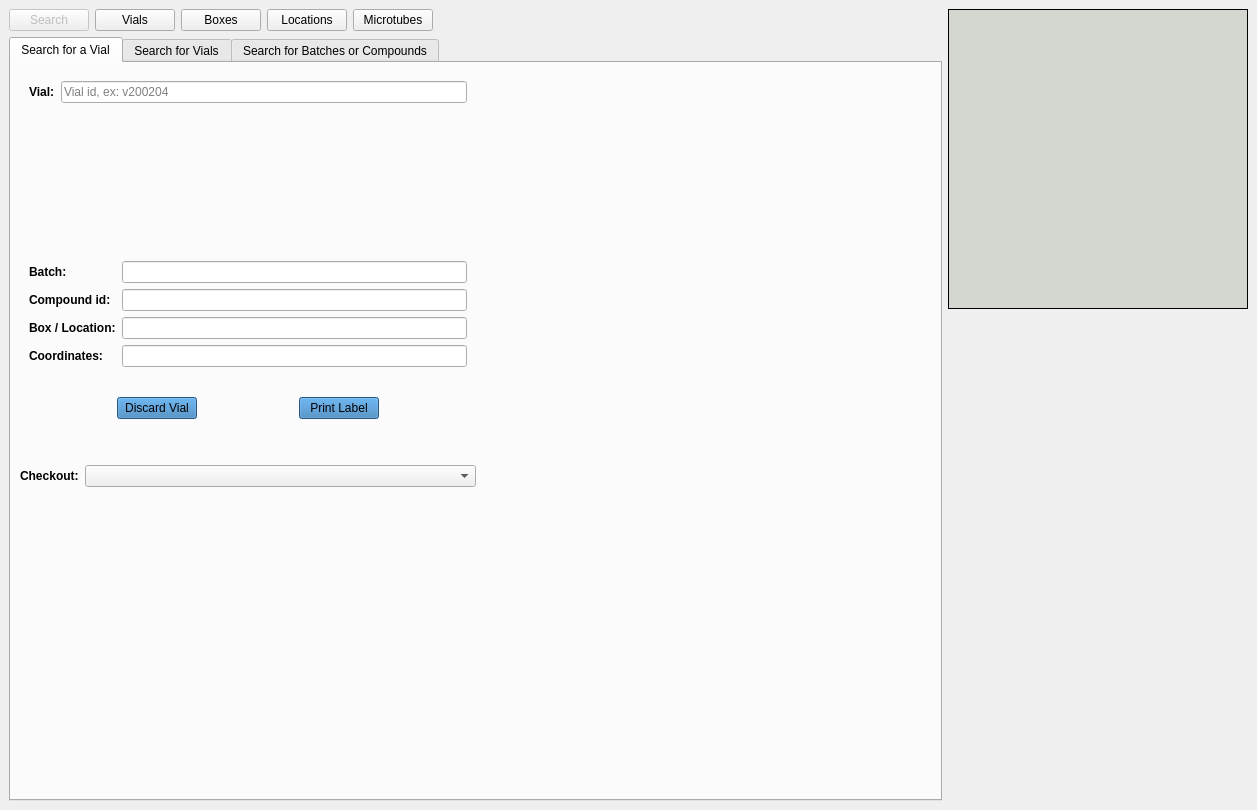
<?xml version="1.0" encoding="UTF-8"?>
<ui version="4.0">
 <class>MainWindow</class>
 <widget class="QMainWindow" name="MainWindow">
  <property name="geometry">
   <rect>
    <x>0</x>
    <y>0</y>
    <width>1257</width>
    <height>810</height>
   </rect>
  </property>
  <property name="windowTitle">
   <string>MainWindow</string>
  </property>
  <widget class="QWidget" name="centralwidget">
   <layout class="QGridLayout" name="gridLayout_7">
    <item row="0" column="0">
     <layout class="QGridLayout" name="gridLayout_6">
      <item row="0" column="0">
       <widget class="QPushButton" name="goto_search_btn">
        <property name="enabled">
         <bool>false</bool>
        </property>
        <property name="text">
         <string>Search</string>
        </property>
       </widget>
      </item>
      <item row="0" column="1">
       <widget class="QPushButton" name="goto_vials_btn">
        <property name="text">
         <string>Vials</string>
        </property>
       </widget>
      </item>
      <item row="0" column="2">
       <widget class="QPushButton" name="goto_boxes_btn">
        <property name="text">
         <string>Boxes</string>
        </property>
       </widget>
      </item>
      <item row="0" column="3">
       <widget class="QPushButton" name="goto_locations_btn">
        <property name="text">
         <string>Locations</string>
        </property>
       </widget>
      </item>
      <item row="0" column="4">
       <widget class="QPushButton" name="goto_microtubes_btn">
        <property name="text">
         <string>Microtubes</string>
        </property>
       </widget>
      </item>
      <item row="0" column="5">
       <spacer name="horizontalSpacer_5">
        <property name="orientation">
         <enum>Qt::Horizontal</enum>
        </property>
        <property name="sizeHint" stdset="0">
         <size>
          <width>438</width>
          <height>20</height>
         </size>
        </property>
       </spacer>
      </item>
      <item row="1" column="0" colspan="6">
       <widget class="QTabWidget" name="search_tab_wg">
        <property name="currentIndex">
         <number>0</number>
        </property>
        <widget class="QWidget" name="onevial_search_tab">
         <attribute name="title">
          <string>Search for a Vial</string>
         </attribute>
         <layout class="QGridLayout" name="gridLayout_3">
          <item row="0" column="0">
           <widget class="QWidget" name="widget" native="true">
            <layout class="QGridLayout" name="gridLayout_2">
             <item row="2" column="0">
              <layout class="QGridLayout" name="gridLayout">
               <item row="1" column="0">
                <widget class="QLabel" name="label_4">
                 <property name="font">
                  <font>
                   <weight>75</weight>
                   <bold>true</bold>
                  </font>
                 </property>
                 <property name="text">
                  <string>Compound id:</string>
                 </property>
                </widget>
               </item>
               <item row="3" column="0">
                <widget class="QLabel" name="label_6">
                 <property name="font">
                  <font>
                   <weight>75</weight>
                   <bold>true</bold>
                  </font>
                 </property>
                 <property name="text">
                  <string>Coordinates:</string>
                 </property>
                </widget>
               </item>
               <item row="2" column="1">
                <widget class="QLineEdit" name="onevial_box_loc_eb"/>
               </item>
               <item row="0" column="0">
                <widget class="QLabel" name="label_3">
                 <property name="font">
                  <font>
                   <weight>75</weight>
                   <bold>true</bold>
                  </font>
                 </property>
                 <property name="text">
                  <string>Batch:</string>
                 </property>
                </widget>
               </item>
               <item row="0" column="1">
                <widget class="QLineEdit" name="onevial_batch_eb"/>
               </item>
               <item row="2" column="0">
                <widget class="QLabel" name="label_5">
                 <property name="font">
                  <font>
                   <weight>75</weight>
                   <bold>true</bold>
                  </font>
                 </property>
                 <property name="text">
                  <string>Box / Location:</string>
                 </property>
                </widget>
               </item>
               <item row="1" column="1">
                <widget class="QLineEdit" name="onevial_compound_id_eb"/>
               </item>
               <item row="3" column="1">
                <widget class="QLineEdit" name="onevial_coords_eb"/>
               </item>
              </layout>
             </item>
             <item row="1" column="0">
              <spacer name="verticalSpacer_2">
               <property name="orientation">
                <enum>Qt::Vertical</enum>
               </property>
               <property name="sizeHint" stdset="0">
                <size>
                 <width>20</width>
                 <height>40</height>
                </size>
               </property>
              </spacer>
             </item>
             <item row="0" column="0">
              <layout class="QHBoxLayout" name="horizontalLayout">
               <item>
                <widget class="QLabel" name="label_2">
                 <property name="font">
                  <font>
                   <weight>75</weight>
                   <bold>true</bold>
                  </font>
                 </property>
                 <property name="text">
                  <string>Vial:</string>
                 </property>
                </widget>
               </item>
               <item>
                <widget class="QLineEdit" name="vial_search_eb">
                 <property name="toolTip">
                  <string>Enter a vial id to search for, ex: v200204</string>
                 </property>
                 <property name="placeholderText">
                  <string>Vial id, ex: v200204</string>
                 </property>
                </widget>
               </item>
              </layout>
             </item>
            </layout>
           </widget>
          </item>
          <item row="5" column="0">
           <layout class="QHBoxLayout" name="horizontalLayout_3">
            <item>
             <widget class="QLabel" name="label_7">
              <property name="sizePolicy">
               <sizepolicy hsizetype="Maximum" vsizetype="Preferred">
                <horstretch>0</horstretch>
                <verstretch>0</verstretch>
               </sizepolicy>
              </property>
              <property name="font">
               <font>
                <weight>75</weight>
                <bold>true</bold>
               </font>
              </property>
              <property name="text">
               <string>Checkout:</string>
              </property>
             </widget>
            </item>
            <item>
             <widget class="QComboBox" name="comboBox"/>
            </item>
           </layout>
          </item>
          <item row="4" column="0">
           <spacer name="verticalSpacer_3">
            <property name="orientation">
             <enum>Qt::Vertical</enum>
            </property>
            <property name="sizeType">
             <enum>QSizePolicy::Minimum</enum>
            </property>
            <property name="sizeHint" stdset="0">
             <size>
              <width>20</width>
              <height>40</height>
             </size>
            </property>
           </spacer>
          </item>
          <item row="3" column="0">
           <layout class="QHBoxLayout" name="horizontalLayout_2">
            <item>
             <spacer name="horizontalSpacer_2">
              <property name="orientation">
               <enum>Qt::Horizontal</enum>
              </property>
              <property name="sizeHint" stdset="0">
               <size>
                <width>40</width>
                <height>20</height>
               </size>
              </property>
             </spacer>
            </item>
            <item>
             <widget class="QPushButton" name="discard_vial_btn">
              <property name="styleSheet">
               <string notr="true">background-color: rgb(51, 122, 183)</string>
              </property>
              <property name="text">
               <string>Discard Vial</string>
              </property>
             </widget>
            </item>
            <item>
             <spacer name="horizontalSpacer">
              <property name="orientation">
               <enum>Qt::Horizontal</enum>
              </property>
              <property name="sizeHint" stdset="0">
               <size>
                <width>40</width>
                <height>20</height>
               </size>
              </property>
             </spacer>
            </item>
            <item>
             <widget class="QPushButton" name="print_label_btn">
              <property name="styleSheet">
               <string notr="true">background-color: rgb(51, 122, 183)</string>
              </property>
              <property name="text">
               <string>Print Label</string>
              </property>
             </widget>
            </item>
            <item>
             <spacer name="horizontalSpacer_3">
              <property name="orientation">
               <enum>Qt::Horizontal</enum>
              </property>
              <property name="sizeHint" stdset="0">
               <size>
                <width>40</width>
                <height>20</height>
               </size>
              </property>
             </spacer>
            </item>
           </layout>
          </item>
          <item row="1" column="0">
           <spacer name="verticalSpacer">
            <property name="orientation">
             <enum>Qt::Vertical</enum>
            </property>
            <property name="sizeType">
             <enum>QSizePolicy::Minimum</enum>
            </property>
            <property name="sizeHint" stdset="0">
             <size>
              <width>20</width>
              <height>15</height>
             </size>
            </property>
           </spacer>
          </item>
          <item row="6" column="0">
           <spacer name="verticalSpacer_4">
            <property name="orientation">
             <enum>Qt::Vertical</enum>
            </property>
            <property name="sizeType">
             <enum>QSizePolicy::MinimumExpanding</enum>
            </property>
            <property name="sizeHint" stdset="0">
             <size>
              <width>20</width>
              <height>40</height>
             </size>
            </property>
           </spacer>
          </item>
          <item row="3" column="1">
           <spacer name="horizontalSpacer_4">
            <property name="orientation">
             <enum>Qt::Horizontal</enum>
            </property>
            <property name="sizeHint" stdset="0">
             <size>
              <width>40</width>
              <height>20</height>
             </size>
            </property>
           </spacer>
          </item>
         </layout>
        </widget>
        <widget class="QWidget" name="multvial_search_tab">
         <attribute name="title">
          <string>Search for Vials</string>
         </attribute>
         <layout class="QGridLayout" name="gridLayout_5">
          <item row="1" column="1">
           <widget class="QToolButton" name="export_btn">
            <property name="toolTip">
             <string>Export data to clipboard</string>
            </property>
            <property name="text">
             <string>...</string>
            </property>
           </widget>
          </item>
          <item row="0" column="0">
           <layout class="QHBoxLayout" name="horizontalLayout_4">
            <item>
             <widget class="QLineEdit" name="mult_vial_search_eb">
              <property name="toolTip">
               <string>Enter vial ids to search for, ex: </string>
              </property>
              <property name="placeholderText">
               <string>Vials </string>
              </property>
             </widget>
            </item>
            <item>
             <widget class="QPushButton" name="mult_vial_search_btn">
              <property name="styleSheet">
               <string notr="true">background-color: rgb(51, 122, 183)</string>
              </property>
              <property name="text">
               <string>Search</string>
              </property>
             </widget>
            </item>
           </layout>
          </item>
          <item row="2" column="1">
           <spacer name="verticalSpacer_5">
            <property name="orientation">
             <enum>Qt::Vertical</enum>
            </property>
            <property name="sizeHint" stdset="0">
             <size>
              <width>20</width>
              <height>40</height>
             </size>
            </property>
           </spacer>
          </item>
          <item row="1" column="0" rowspan="2">
           <widget class="QTableWidget" name="multvial_table">
            <property name="lineWidth">
             <number>1</number>
            </property>
            <property name="horizontalScrollBarPolicy">
             <enum>Qt::ScrollBarAsNeeded</enum>
            </property>
            <property name="sizeAdjustPolicy">
             <enum>QAbstractScrollArea::AdjustToContents</enum>
            </property>
            <property name="editTriggers">
             <set>QAbstractItemView::NoEditTriggers</set>
            </property>
            <property name="alternatingRowColors">
             <bool>true</bool>
            </property>
            <property name="sortingEnabled">
             <bool>true</bool>
            </property>
            <attribute name="horizontalHeaderDefaultSectionSize">
             <number>90</number>
            </attribute>
            <attribute name="horizontalHeaderShowSortIndicator" stdset="0">
             <bool>true</bool>
            </attribute>
            <attribute name="horizontalHeaderStretchLastSection">
             <bool>true</bool>
            </attribute>
            <column>
             <property name="text">
              <string>Vial Id</string>
             </property>
            </column>
            <column>
             <property name="text">
              <string>Box Desc.</string>
             </property>
            </column>
            <column>
             <property name="text">
              <string>Coord.</string>
             </property>
            </column>
            <column>
             <property name="text">
              <string>Batch Id</string>
             </property>
            </column>
            <column>
             <property name="text">
              <string>Compound 
Id</string>
             </property>
            </column>
            <column>
             <property name="text">
              <string>CBK Id</string>
             </property>
            </column>
            <column>
             <property name="text">
              <string>Batch Mol 
Weight</string>
             </property>
            </column>
            <column>
             <property name="text">
              <string>Salt</string>
             </property>
            </column>
            <column>
             <property name="text">
              <string>Dilution</string>
             </property>
            </column>
           </widget>
          </item>
         </layout>
        </widget>
        <widget class="QWidget" name="batch_search_tab">
         <attribute name="title">
          <string>Search for Batches or Compounds</string>
         </attribute>
         <layout class="QGridLayout" name="gridLayout_4">
          <item row="0" column="0">
           <layout class="QHBoxLayout" name="horizontalLayout_6">
            <item>
             <widget class="QLineEdit" name="batch_search_eb">
              <property name="text">
               <string/>
              </property>
              <property name="placeholderText">
               <string>Batches or Compounds</string>
              </property>
             </widget>
            </item>
            <item>
             <widget class="QPushButton" name="batch_search_btn">
              <property name="styleSheet">
               <string notr="true">background-color: rgb(51, 122, 183)</string>
              </property>
              <property name="text">
               <string>Search</string>
              </property>
             </widget>
            </item>
           </layout>
          </item>
          <item row="1" column="1">
           <widget class="QToolButton" name="batch_export_btn">
            <property name="toolTip">
             <string>Export data to clipboard</string>
            </property>
            <property name="text">
             <string>...</string>
            </property>
           </widget>
          </item>
          <item row="2" column="1">
           <spacer name="verticalSpacer_6">
            <property name="orientation">
             <enum>Qt::Vertical</enum>
            </property>
            <property name="sizeHint" stdset="0">
             <size>
              <width>20</width>
              <height>40</height>
             </size>
            </property>
           </spacer>
          </item>
          <item row="1" column="0" rowspan="2">
           <widget class="QTableWidget" name="batch_table">
            <property name="lineWidth">
             <number>1</number>
            </property>
            <property name="horizontalScrollBarPolicy">
             <enum>Qt::ScrollBarAsNeeded</enum>
            </property>
            <property name="sizeAdjustPolicy">
             <enum>QAbstractScrollArea::AdjustToContents</enum>
            </property>
            <property name="editTriggers">
             <set>QAbstractItemView::NoEditTriggers</set>
            </property>
            <property name="alternatingRowColors">
             <bool>true</bool>
            </property>
            <property name="sortingEnabled">
             <bool>true</bool>
            </property>
            <attribute name="horizontalHeaderDefaultSectionSize">
             <number>100</number>
            </attribute>
            <attribute name="horizontalHeaderShowSortIndicator" stdset="0">
             <bool>true</bool>
            </attribute>
            <attribute name="horizontalHeaderStretchLastSection">
             <bool>true</bool>
            </attribute>
            <column>
             <property name="text">
              <string>Vial Id</string>
             </property>
            </column>
            <column>
             <property name="text">
              <string>Box Desc.</string>
             </property>
            </column>
            <column>
             <property name="text">
              <string>Coord.</string>
             </property>
            </column>
            <column>
             <property name="text">
              <string>Batch Id</string>
             </property>
            </column>
            <column>
             <property name="text">
              <string>Compound 
Id</string>
             </property>
            </column>
            <column>
             <property name="text">
              <string>CBK Id</string>
             </property>
            </column>
            <column>
             <property name="text">
              <string>Batch Mol 
Weight</string>
             </property>
            </column>
            <column>
             <property name="text">
              <string>Salt</string>
             </property>
            </column>
           </widget>
          </item>
         </layout>
        </widget>
       </widget>
      </item>
     </layout>
    </item>
    <item row="0" column="1">
     <layout class="QVBoxLayout" name="verticalLayout">
      <item>
       <widget class="QLabel" name="structure_lab">
        <property name="minimumSize">
         <size>
          <width>300</width>
          <height>300</height>
         </size>
        </property>
        <property name="maximumSize">
         <size>
          <width>300</width>
          <height>300</height>
         </size>
        </property>
        <property name="styleSheet">
         <string notr="true">background-color: rgb(211, 215, 207); border: 1px solid black;</string>
        </property>
        <property name="text">
         <string/>
        </property>
       </widget>
      </item>
      <item>
       <spacer name="verticalSpacer_7">
        <property name="orientation">
         <enum>Qt::Vertical</enum>
        </property>
        <property name="sizeHint" stdset="0">
         <size>
          <width>20</width>
          <height>428</height>
         </size>
        </property>
       </spacer>
      </item>
     </layout>
    </item>
   </layout>
  </widget>
 </widget>
 <resources/>
 <connections/>
</ui>
